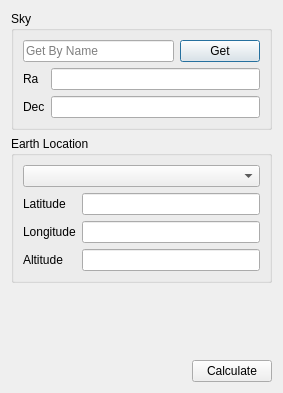
<?xml version="1.0" encoding="UTF-8"?>
<ui version="4.0">
 <class>Dialog</class>
 <widget class="QDialog" name="Dialog">
  <property name="geometry">
   <rect>
    <x>0</x>
    <y>0</y>
    <width>283</width>
    <height>393</height>
   </rect>
  </property>
  <property name="windowTitle">
   <string>Heliocentric JD</string>
  </property>
  <layout class="QGridLayout" name="gridLayout_5">
   <item row="0" column="0" colspan="2">
    <widget class="QGroupBox" name="groupBox">
     <property name="title">
      <string>Sky</string>
     </property>
     <layout class="QGridLayout" name="gridLayout_2">
      <item row="0" column="0">
       <widget class="QLineEdit" name="lineEdit">
        <property name="placeholderText">
         <string>Get By Name</string>
        </property>
       </widget>
      </item>
      <item row="0" column="1">
       <widget class="QPushButton" name="pushButton">
        <property name="text">
         <string>Get</string>
        </property>
       </widget>
      </item>
      <item row="1" column="0" colspan="2">
       <layout class="QGridLayout" name="gridLayout">
        <item row="0" column="0">
         <widget class="QLabel" name="label">
          <property name="text">
           <string>Ra</string>
          </property>
         </widget>
        </item>
        <item row="0" column="1">
         <widget class="QLineEdit" name="lineEdit_2"/>
        </item>
        <item row="1" column="0">
         <widget class="QLabel" name="label_2">
          <property name="text">
           <string>Dec</string>
          </property>
         </widget>
        </item>
        <item row="1" column="1">
         <widget class="QLineEdit" name="lineEdit_3"/>
        </item>
       </layout>
      </item>
     </layout>
    </widget>
   </item>
   <item row="1" column="0" colspan="2">
    <widget class="QGroupBox" name="groupBox_2">
     <property name="title">
      <string>Earth Location</string>
     </property>
     <layout class="QGridLayout" name="gridLayout_4">
      <item row="0" column="0">
       <widget class="QComboBox" name="comboBox"/>
      </item>
      <item row="1" column="0">
       <layout class="QGridLayout" name="gridLayout_3">
        <item row="0" column="0">
         <widget class="QLabel" name="label_3">
          <property name="text">
           <string>Latitude</string>
          </property>
         </widget>
        </item>
        <item row="0" column="1">
         <widget class="QLineEdit" name="lineEdit_4"/>
        </item>
        <item row="1" column="0">
         <widget class="QLabel" name="label_4">
          <property name="text">
           <string>Longitude</string>
          </property>
         </widget>
        </item>
        <item row="1" column="1">
         <widget class="QLineEdit" name="lineEdit_5"/>
        </item>
        <item row="2" column="0">
         <widget class="QLabel" name="label_5">
          <property name="text">
           <string>Altitude</string>
          </property>
         </widget>
        </item>
        <item row="2" column="1">
         <widget class="QLineEdit" name="lineEdit_6"/>
        </item>
       </layout>
      </item>
     </layout>
    </widget>
   </item>
   <item row="2" column="0">
    <spacer name="verticalSpacer">
     <property name="orientation">
      <enum>Qt::Vertical</enum>
     </property>
     <property name="sizeHint" stdset="0">
      <size>
       <width>20</width>
       <height>40</height>
      </size>
     </property>
    </spacer>
   </item>
   <item row="3" column="0">
    <spacer name="horizontalSpacer">
     <property name="orientation">
      <enum>Qt::Horizontal</enum>
     </property>
     <property name="sizeHint" stdset="0">
      <size>
       <width>158</width>
       <height>20</height>
      </size>
     </property>
    </spacer>
   </item>
   <item row="3" column="1">
    <widget class="QPushButton" name="pushButton_2">
     <property name="text">
      <string>Calculate</string>
     </property>
    </widget>
   </item>
  </layout>
 </widget>
 <resources/>
 <connections/>
</ui>
